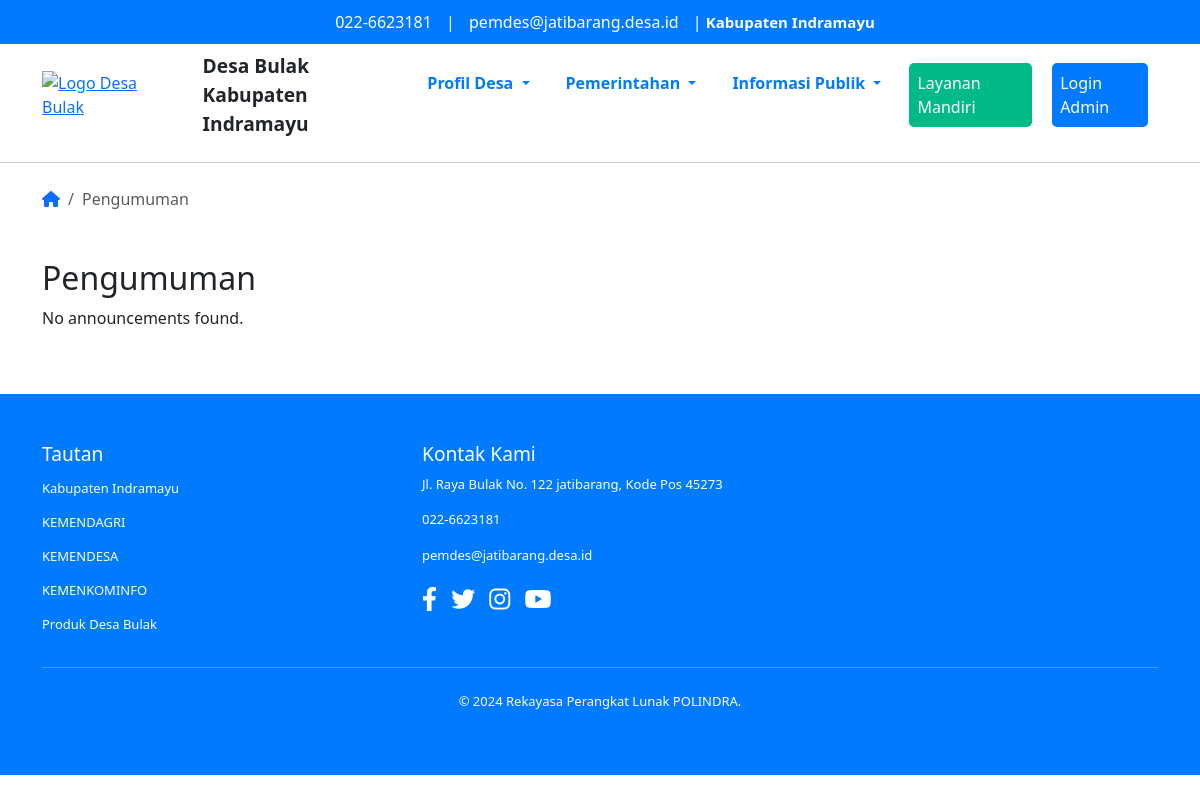
/view/pengumuman.php?page=2, run on an earlier commit of the app's database.
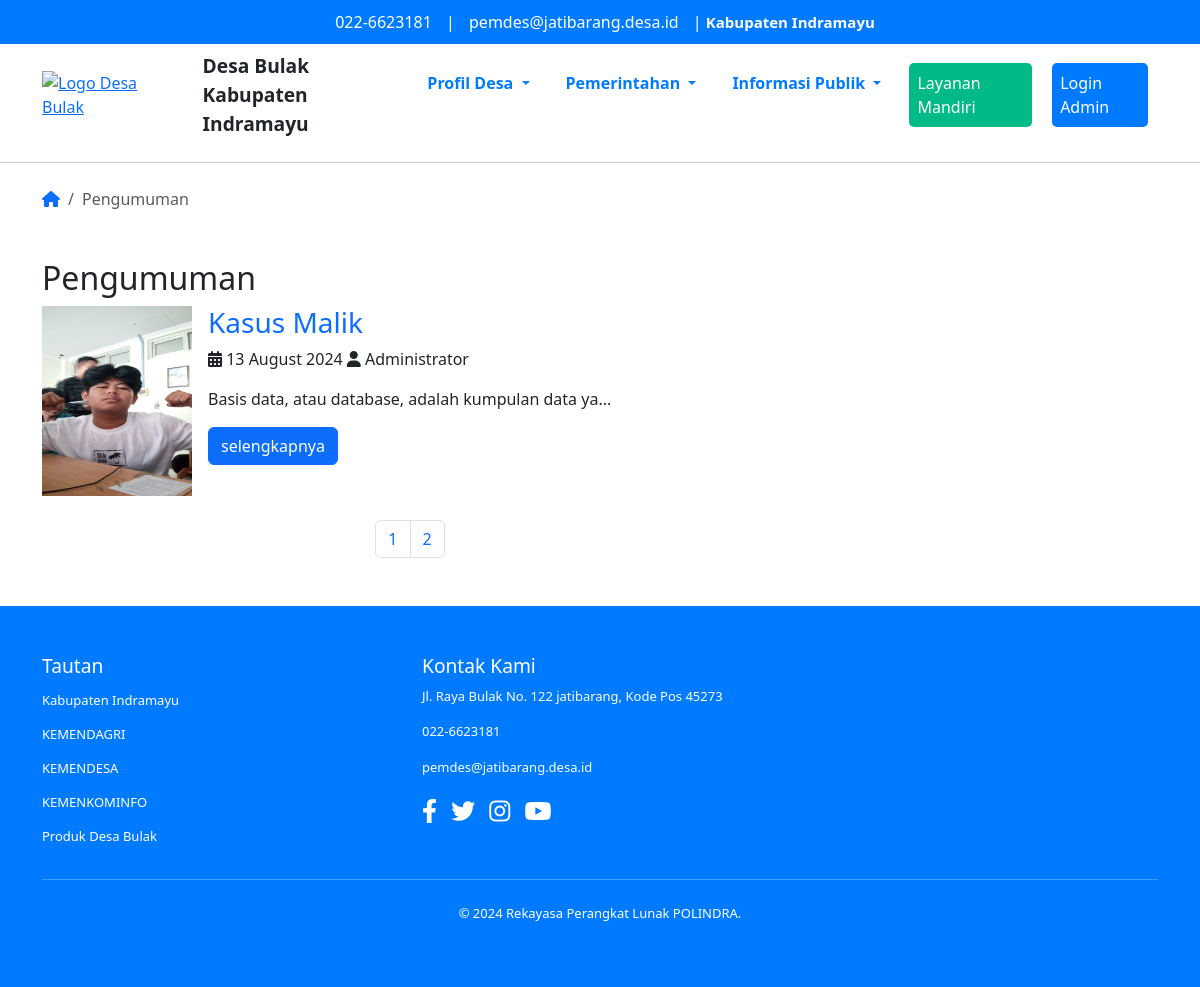
And on a later commit of the database.
### tables this page shows
CREATE TABLE `artikel` (
  `id_artikel` int(11) NOT NULL,
  `judul_artikel` varchar(255) NOT NULL,
  `isi_artikel` varchar(5000) NOT NULL,
  `gambar` varchar(255) NOT NULL,
  `tanggal` date NOT NULL,
  `kategori` varchar(255) NOT NULL,
  `status` varchar(255) NOT NULL,
  `id_admin` int(11) DEFAULT NULL
);

### view/pengumuman.php (the view, shortened to what this page needs)
<?php
 require '../function/koneksi.php';
 $results_per_page = 5;
 $sql = "SELECT COUNT(id_artikel) AS total FROM artikel";
 $result = mysqli_query($conn, $sql);
 $row = mysqli_fetch_assoc($result);
 $total_results = $row['total'];
 $total_pages = ceil($total_results / $results_per_page);
 $page = isset($_GET['page']) ? $_GET['page'] : 1;
 $starting_limit = ($page - 1) * $results_per_page;
 $sql = "SELECT id_artikel, judul_artikel, tanggal, isi_artikel, gambar FROM artikel where kategori = 'Pengumuman' and status = 'Publish' ORDER BY tanggal DESC LIMIT $starting_limit, $results_per_page";
 $result = mysqli_query($conn, $sql);
 ?>
    <?php include '../template/header.php' ?>
    <nav aria-label="breadcrumb" class="container mt-3">
        <ol class="breadcrumb">
            <li class="breadcrumb-item"><a href="../"><i class="fas fa-home"></i></a></li>
            <li class="breadcrumb-item active" aria-current="page">Pengumuman</li>
        </ol>
    </nav>
    <main class="container my-5">
        <div class="row">
            <section class="news-list col-md-8">
                <h2>Pengumuman</h2>
                <?php
                if (mysqli_num_rows($result) > 0) {
                    while($row = mysqli_fetch_assoc($result)) {
                        echo '<article class="mb-4 d-flex">';
                        echo '<img src="../admin/image/' . $row["gambar"] . '" class="img-fluid me-3" alt="News Image" style="width: 150px; height: 190px;">';
                        echo '<div>';
                        echo '<h3> <a href="../view/isi_pengumuman.php?id=' . $row["id_artikel"] . '" style="text-decoration: none;">' . $row["judul_artikel"] . '</a></h3>';
                        echo '<p><i class="fas fa-calendar-alt"></i> ' . date('d F Y', strtotime($row["tanggal"])) . ' <i class="fas fa-user"></i> Administrator</p>';
                        echo '<p>' . substr($row["isi_artikel"], 0, 50) . '...</p>';
                        echo '<a href="../view/isi_pengumuman.php?id=' . $row["id_artikel"] . '" class="btn btn-primary">selengkapnya</a>';
                        echo '</div>';
                        echo '</article>';
                    }
                } else {
                    echo "<p>No announcements found.</p>";
                }
                ?>
                <nav aria-label="Page navigation">
                    <ul class="pagination">
                        <?php
                        for ($page = 1; $page <= $total_pages; $page++) {
                            echo '<li class="page-item"><a class="page-link" href="pengumuman.php?page=' . $page . '">' . $page . '</a></li>';
                        }
                        ?>
                    </ul>
                </nav>
            </section>
        </div>
    </main>
    <?php include '../template/footer.php' ?>
</body>
</html>

What changed in the data, as far as the page shows it:
added artikel: gambar (picture), judul_artikel "Kasus Malik", tanggal "13 August 2024", isi_artikel "Basis data, atau database, adalah kumpulan data ya"
Also different on the page:
new list line: "1"
new list line: "2"
text no longer shown: "No announcements found."
